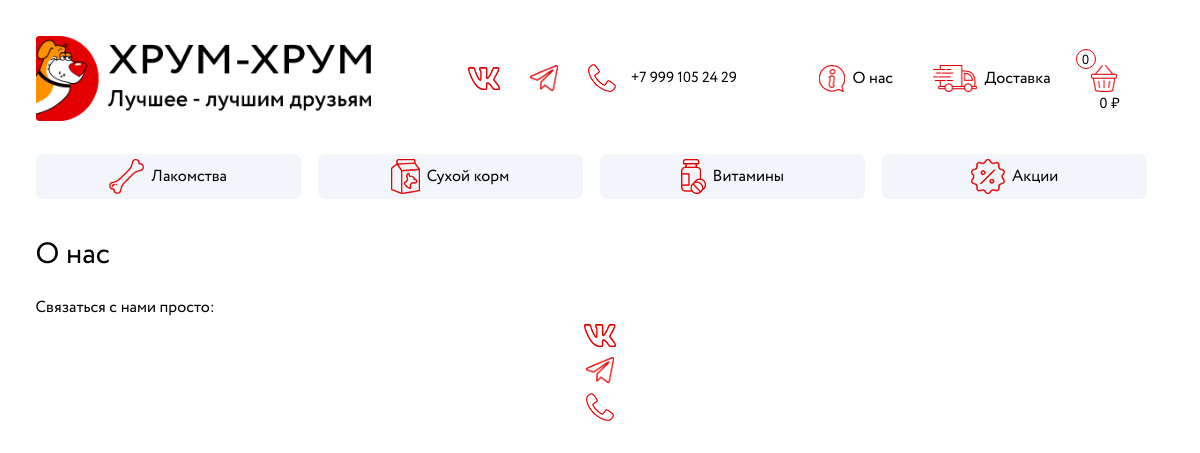
The page /about/ on the database its author committed.
### catalog/models.py (models this page shows, shortened)
class Category(models.Model):
    name = models.CharField(max_length=25, verbose_name='Наименование')
    slug = models.SlugField(max_length=25, unique=True, db_index=True, verbose_name='URL')
    def get_absolute_url(self):
        return reverse('category', kwargs={'slug': self.slug})
    class Meta:
        verbose_name = 'Категоря'
        verbose_name_plural = 'Категории'
        ordering = ('id',)
        index_together = (('id', 'slug'),)

### catalog/views.py (the view)
# urls.py: path('about/', About.as_view(), name='about'),
class About(DataMixin, TemplateView):
    template_name = 'catalog/about.html'
    def get_context_data(self, *, objects_list=None, **kwargs):
        context = super().get_context_data(**kwargs)
        context['name'] = 'О нас'
        c_def = self.get_user_context()
        return dict(list(context.items()) + list(c_def.items()))

### catalog/utils.py (called while the page is built)
    def get_cart_session(self):
        return {int(k[5:]): int(v) for k, v in self.request.session.items() if 'cart' in k}

    def get_cart_price(self):
        cart_id = []
        cart_price = []
        for k, v in self.get_cart_session().items():
                cart_id.append(str(k))
                cart_price.append(str(v * Product.objects.get(pk=k).price))
        return {'cart_id': ' '.join(cart_id),
                'cart_price': ' '.join(cart_price),
                'cart_total_price': sum([float(i) for i in cart_price]),
                }

    def get_user_context(self, **kwargs):
        cart_price = self.get_cart_price()
        context = kwargs
        context['toolbar'] = toolbar
        context['cats'] = Category.objects.all()
        context['cart_id'] = cart_price['cart_id']
        context['cart_price'] = cart_price['cart_price']
        context['cart_total_price'] = cart_price['cart_total_price']
        return context

### catalog/templates/catalog/about.html
{% extends 'catalog/base.html' %}
{% block content %}
<h1> {{name}} </h1>
{% endblock %}

### catalog/templates/catalog/base.html (shortened to what this page needs)
{% load static %}
<!DOCTYPE html>
<html>
<head>
	<link rel="stylesheet" href="{% static 'catalog/css/styles_desktop.css' %}">
	<link rel="stylesheet" href="{% static 'catalog/css/styles_mobile.css' %}">
	<link rel="stylesheet" href="{% static 'catalog/css/btn.css' %}">
</head>
<body>
{% block apptoolbar %}
<div class = "container menu">
	<div class="container top-container">
		<div>
		<a class="logo" href="{{ cats.0.get_absolute_url }}"> <img class="logo_img" src="{% static 'catalog/images/logo.png' %}" alt=""> </a>
		</div>
		<div class="toolbar_contact">
			<a class="social" href="#">
				<img class="logo_vk" src="{% static 'catalog/images/vk.png' %}" alt="">
			</a>
			<a class="social" href="#">
				<img class="logo_telegram" src="{% static 'catalog/images/telegram.png' %}" alt="">
			</a>
			<a class="phone" href="tel:+79991052429">
				<img class="logo_phone" src="{% static 'catalog/images/phone.png' %}" alt="">
			<span class="text_phone">+7 999 105 24 29</span>
		</a>
		</div>
		<div class="toolbar_main">
	    {% for i in toolbar %}
	    	{% if i.url_name == 'cart' %}
			<a class="toolbar" id="{{ i.url_name }}" href="{% url i.url_name %}">
				<img class="logo_{{ i.url_name }}" src="{% static i.src %}" alt="">
				<span class="total_quantity"> </span>
				<span class="total_price"> {{ cart_total_price }} ₽ </span>
			</a>
			{% else %}
			<a class="toolbar" id="{{ i.url_name }}" href="{% url i.url_name %}">
				<img class="logo_{{ i.url_name }}" src="{% static i.src %}" alt="">
				<span class="text_{{ i.url_name }}">{{i.name}}</span>
			</a>
			{% endif %}
	    {% endfor %}
	</div>
	</div>
{% endblock apptoolbar %}
<div class="cats_bar">
	{% for i in cats %}
	<a class="cat_bar" href="{{ i.get_absolute_url }}">
		<img class="logo_{{ i.slug }}" src='{% static "catalog/images/" %}{{ i.slug }}.png' alt="">
		<span class="text_{{ i.slug }}">{{i.name}}</span>
	</a>
	{% endfor %}
</div>
</div>
{% block content %}
{% endblock %}
<div class="contact_mobile">
	<span class="contact_text_mobile">Связаться с нами просто:</span>
	<div class="toolbar_contact_mobile">
		<a class="social" href="#">
			<img class="logo_vk" src="{% static 'catalog/images/vk.png' %}" alt="">
		</a>
		<a class="social" href="#">
			<img class="logo_telegram" src="{% static 'catalog/images/telegram.png' %}" alt="">
		</a>
		<a class="phone" href="tel:+79991052429">
			<img class="logo_phone" src="{% static 'catalog/images/phone.png' %}" alt="">
		</a>
	</div>
</div>
</body>
</html>

### catalog/static/catalog/css/styles_desktop.css (style rules this page uses)
html, body { font-family: Circe; height: 100%; max-height: 100%; margin: 1% 1% 1% 1%; }
body { background-color: white; }
@media (min-width: 600px) { a, h1 { color: #000000; text-decoration: none; font-weight: 350; font-size: 12pt; } }
@media (min-width: 600px) { h1 { font-size: 22pt; margin-top: 3%; } }
@media (min-width: 600px) { .top-container { display: flex; justify-content: space-between; align-items: center; font-weight: 350; } }
@media (min-width: 600px) { .logo { display: flex; } }
@media (min-width: 600px) { .toolbar_main { display: flex; } }
@media (min-width: 600px) { .toolbar { padding: 0 40px 0 0; } }
@media (min-width: 600px) { .toolbar_contact, .social, .phone, .toolbar { width: auto; display: flex; align-items: center; justify-content: center; } }
@media (min-width: 600px) { .logo_img { height: 85px; } }
@media (min-width: 600px) { .logo_phone, .logo_cart, .logo_transport, .logo_about { height: 27px; } }
@media (min-width: 600px) { .logo_vk, .logo_telegram, .logo_phone { padding: 5px 15px 5px 15px; } }
@media (min-width: 600px) { .logo_vk { height: 23px; } }
@media (min-width: 600px) { .logo_telegram { height: 26px; } }
@media (min-width: 600px) { .logo_phone { height: 28px; } }
@media (min-width: 600px) { .text_cart, .text_transport, .text_about { padding-left: 7px; } }
@media (min-width: 600px) { .text_phone { font-size: 11pt; } }
@media (min-width: 600px) { .total_quantity, .total_price { display: block; position: absolute; } }
@media (min-width: 600px) { .total_quantity { display: flex; justify-content: center; margin-bottom: 38px; margin-left: -44px; font-size: 10pt; border-radius: 50%; border: 1.5px solid #E40001; width: 18px; height: 18px; } }
@media (min-width: 600px) { .total_price { margin-bottom: -51px; margin-left: 4px; font-size: 11pt; width: 70px; text-align: center; } }
@media (min-width: 600px) { .cats_bar { display: flex; justify-content: space-between; align-items: center; margin-top: 3%; } }
@media (min-width: 600px) { .cat_bar { font-weight: 350; display: flex; justify-content: center; align-items: center; width: 25%; margin: 0px 17px 0px 0px; padding: 5px 0px 5px 0px; background-color: #F2F6FA; border-radius: 7px; } }
@media (min-width: 600px) { .logo_lakomstva, .logo_suhoj-korm, .logo_akcii, .logo_vitaminy { height: 35px; padding-right: 7px; } }

### catalog/static/catalog/css/styles_mobile.css (style rules this page uses)
html, body { font-family: Circe; }
body { background-color: white; margin: 2% 2% 2% 2%; }

### catalog/static/catalog/css/btn.css (style rules this page uses)
.quantity_inner .bt_minus, .quantity_inner .bt_plus, .quantity_inner .bt_buy_product, .quantity_inner .input_quantity, { height: 30px; width: 40px; padding: 0; border: 0; background: #FFF; cursor: pointer; outline: 0; border-radius: 26px; }

### rows shown on the page
Category: slug (picture), name "Лакомства"
Category: slug (picture), name "Сухой корм"
Category: slug (picture), name "Витамины"
Category: slug (picture), name "Акции"

### other values the page prints
{{ i.name }} "О нас" "Доставка"
{{ cart_total_price }} "0"
{{ name }} "О нас"
